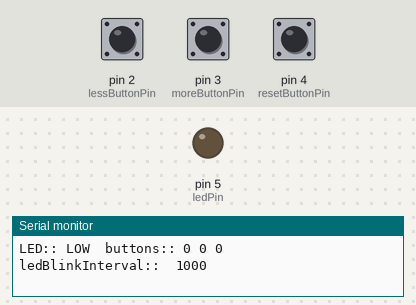
Simulated run of this sketch. Board: Arduino Uno, built with avr-gcc and run on an emulated ATmega328P. Parts: output pins drawn as LEDs (lit = HIGH), the last lines printed to the serial monitor. Dashed ring = blinking. Inputs (shaded band) come from the test bench; at power-on: pin 2 (lessButtonPin) LOW, pin 3 (moreButtonPin) LOW, pin 4 (resetButtonPin) LOW.

Above: at 0.1 s.
At 1.2 s:
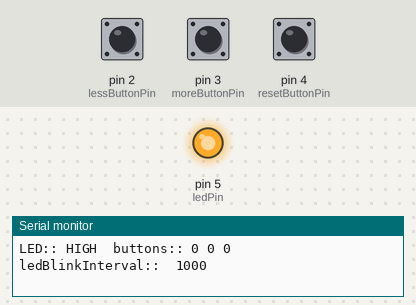
1.3 s: pin 2 (lessButtonPin) pulled HIGH for 1 s
5.3 s: pin 3 (moreButtonPin) pulled HIGH for 0.15 s
At 8.3 s:
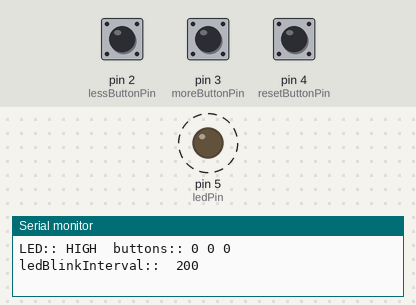
8.4 s: pin 4 (resetButtonPin) pulled HIGH for 0.15 s
11.5 s: pin 2 (lessButtonPin) pulled HIGH for 0.15 s
14.6 s: pin 3 (moreButtonPin) pulled HIGH for 1 s
18.6 s: pin 4 (resetButtonPin) pulled HIGH for 1 s
Timing chart, 0 to 23.6 s (numbered marks = the images above; inputs shaded):
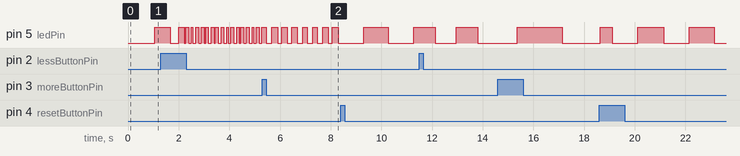

The sketch:

W03-08_buttonsControlBlink.ino
```cpp
// W03-07-buttons change blink duration

// left button reduce blink time (increase rate)
// middle button increases blink time (slows rate)
// right button resets to 1 sec

// led variables
int ledPin = 5;
int ledState = 0;

// button PIN variables
int lessButtonPin =  2 ;   // pin declare -- where is circuit ?
int moreButtonPin =  3 ;   // pin declare -- where is circuit ?
int resetButtonPin = 4 ;   // pin declare -- where is circuit ?

// button states
boolean lessButtonState =  0 ; // state of button 1=pressed, 0=not
boolean moreButtonState =  0 ; // state of button 1=pressed, 0=not
boolean resetButtonState = 0 ; // state of button 1=pressed, 0=not

// timer variables
unsigned long timeNow = 0;
unsigned long ledBlink_Interval = 1000;
unsigned long ledBlink_Start = 0;

unsigned long intervalStep = 50; //


void setup() {
  // put your setup code here, to run once:
  Serial.begin(9600);

  // next line is for testing only - NOT in production
  while (!Serial); // have to open the serial MONITOR or PLOTTER to get past this line

  pinMode(lessButtonPin,  INPUT ); // INPUT OR OUTPUT ?
  pinMode(moreButtonPin,  INPUT ); // INPUT OR OUTPUT ?
  pinMode(resetButtonPin, INPUT ); // INPUT OR OUTPUT ?
  pinMode(ledPin, OUTPUT);
}

void loop() {

    // listen :: read sensors
  lessButtonState  = digitalRead( lessButtonPin ); // read button
  moreButtonState  = digitalRead( moreButtonPin ); // read button
  resetButtonState = digitalRead( resetButtonPin ); // read button

  if ( lessButtonState == 1 )  ledBlink_Interval -= intervalStep ;
  if ( moreButtonState == 1 )  ledBlink_Interval += intervalStep;
  if ( resetButtonState == 1 ) ledBlink_Interval =  1000;

  if (ledBlink_Interval > 2000) ledBlink_Interval = 2000;
  if (ledBlink_Interval < 100 ) ledBlink_Interval = 100;

//    // ***** timer solution *****
     timeNow = millis();

      // NOTE::  timeNow - ledBlink_Start == elapsed time
      if ( timeNow - ledBlink_Start  > ledBlink_Interval ) {
         ledState = 1 - ledState;             // toggle LED
         ledBlink_Start += ledBlink_Interval; // reset timer
      }

     digitalWrite(ledPin, ledState); // write to LED
     printLEDState();                // print out LED stat
// ***** end timer solution *****

   // feedback to screen
  Serial.print ( "buttons:: " );
  Serial.print(lessButtonState);   // print button state
    Serial.print(" ");   // space
    Serial.print(moreButtonState);   // print button state
      Serial.print(" ");
      Serial.print(resetButtonState);   // print button state
        Serial.print("\t\t ledBlinkInterval::  ");
        Serial.println(ledBlink_Interval);   // print button state

  delay(50); // we will get rid of this delay in W04!
}


void printLEDState() {
  //int shift = 0; // move the LED above the botton on display
  // output the state to monitor
  if (ledState == 1) {
    Serial.print("LED:: HIGH\t");
    //Serial.print(1 + shift);
  } else {
    Serial.print("LED:: LOW\t");
    //Serial.print(0 + shift);
  }
}
```

Measured:
- after the input at 5.3 s, pin 5 (ledPin): alternates HIGH for 0.22 s and LOW for 0.22 s, starting after 0.16 s
